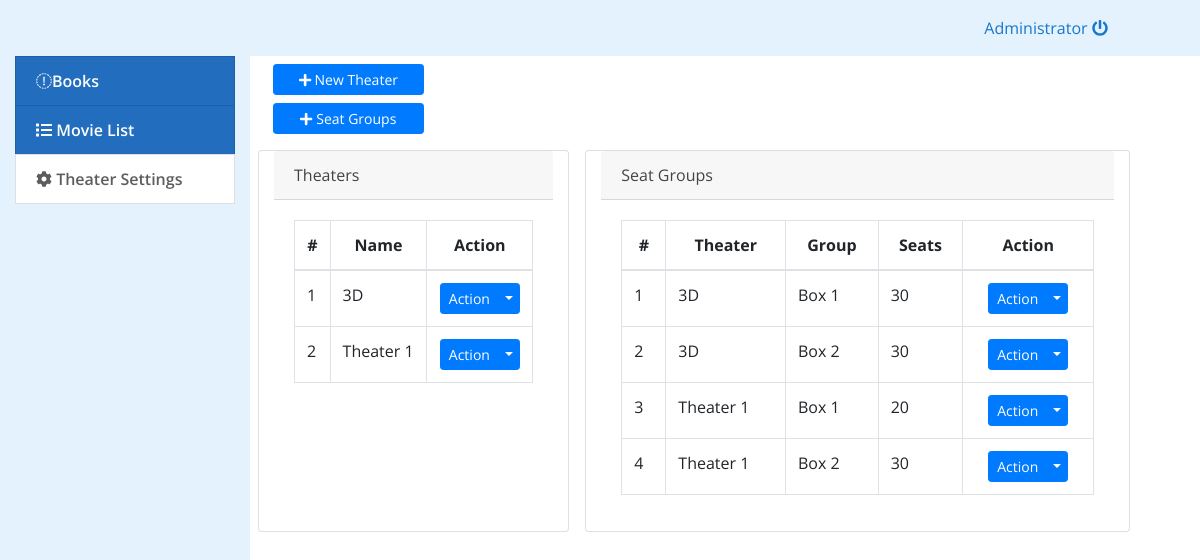
Page /admin/index.php?page=theater_settings (signed in) on the committed database.
### tables this page shows
CREATE TABLE `theater` (
  `id` int(30) NOT NULL,
  `name` text NOT NULL
);

CREATE TABLE `theater_settings` (
  `id` int(30) NOT NULL,
  `theater_id` int(30) NOT NULL,
  `seat_group` varchar(250) NOT NULL,
  `seat_count` int(11) NOT NULL DEFAULT 0
);

### admin/theater_settings.php (the view, shortened to what this page needs)
<?php include ('db_connect.php') ?>
<div class="container-fluid">
	<div class="row">
		<div class="col-md-12">
			<button class="btn btn-block btn-sm btn-primary col-sm-2" type="button" id="new_theater"><i class="fa fa-plus"></i> New Theater</button>
			<button class="btn btn-block btn-sm btn-primary col-sm-2" type="button" id="new_group"><i class="fa fa-plus"></i> Seat Groups</button>
		</div>
	</div>
	<div class="row">
		<div class="card col-md-4 mt-3">
			<div class="card-header">
				<large>Theaters</large>
			</div>
			<div class="card-body">
				<table class="table table-bordered">
					<thead>
						<tr>
							<th class="text-center">#</th>
							<th class="text-center">Name</th>
							<th class="text-center">Action</th>
						</tr>
					</thead>
					<tbody>
						<?php
						$i = 1;
						$theater = $conn->query("SELECT * FROM theater order by name asc ");
						while($row=$theater->fetch_assoc()){
						 ?>
						 <tr>
						 	<td><?php echo $i++ ?></td>
						 	<td><?php echo $row['name'] ?></td>
						 	<td>
						 		<center>
								<div class="btn-group">
								  <button type="button" class="btn btn-primary btn-sm">Action</button>
								  <button type="button" class="btn btn-primary btn-sm dropdown-toggle dropdown-toggle-split" data-toggle="dropdown" aria-haspopup="true" aria-expanded="false">
								  </button>
								</div>
								</center>
						 	</td>
						 </tr>
						<?php } ?>
					</tbody>
				</table>
			</div>
		</div>
	<div class="card col-md-7 mt-3 ml-3">
			<div class="card-header">
				<large>Seat Groups</large>
			</div>
			<div class="card-body">
				<table class="table table-bordered">
					<thead>
						<tr>
							<th class="text-center">#</th>
							<th class="text-center">Theater</th>
							<th class="text-center">Group</th>
							<th class="text-center">Seats</th>
							<th class="text-center">Action</th>
						</tr>
					</thead>
					<tbody>
						<?php
						$i = 1;
						$theater = $conn->query("SELECT ts.*,t.name FROM theater_settings ts inner join theater t on ts.theater_id = t.id  order by t.name asc,ts.seat_group asc ");
						while($row=$theater->fetch_assoc()){
						 ?>
						 <tr>
						 	<td><?php echo $i++ ?></td>
						 	<td><?php echo $row['name'] ?></td>
						 	<td><?php echo $row['seat_group'] ?></td>
						 	<td><?php echo $row['seat_count'] ?></td>
						 	<td>
						 		<center>
								<div class="btn-group">
								  <button type="button" class="btn btn-primary btn-sm">Action</button>
								  <button type="button" class="btn btn-primary btn-sm dropdown-toggle dropdown-toggle-split" data-toggle="dropdown" aria-haspopup="true" aria-expanded="false">
								  </button>
								</div>
								</center>
						 	</td>
						 </tr>
						<?php } ?>
					</tbody>
				</table>
			</div>
		</div>
	</div>
	</div>

### admin/assets/css/style.css (style rules this page uses)
body { font-family: "Open Sans", sans-serif; color: #444444; width: 100%; height: calc(100%); }

### rows in the picture
theater: name "3D"
theater: name "Theater 1"
theater_settings: theater.name "3D", seat_group "Box 1", seat_count "30"
theater_settings: theater.name "3D", seat_group "Box 2", seat_count "30"
theater_settings: theater.name "Theater 1", seat_group "Box 1", seat_count "20"
theater_settings: theater.name "Theater 1", seat_group "Box 2", seat_count "30"

### other values in the picture
$_SESSION['login_name'] "Administrator"
